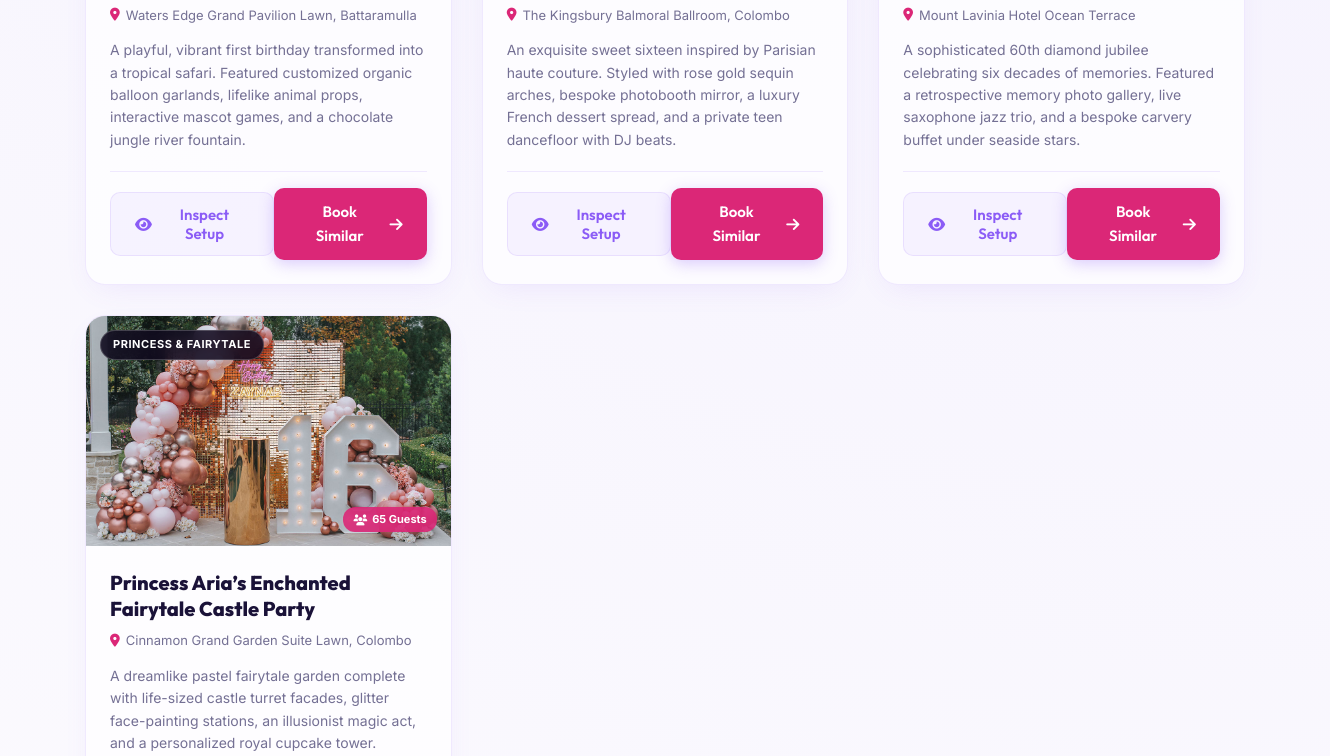
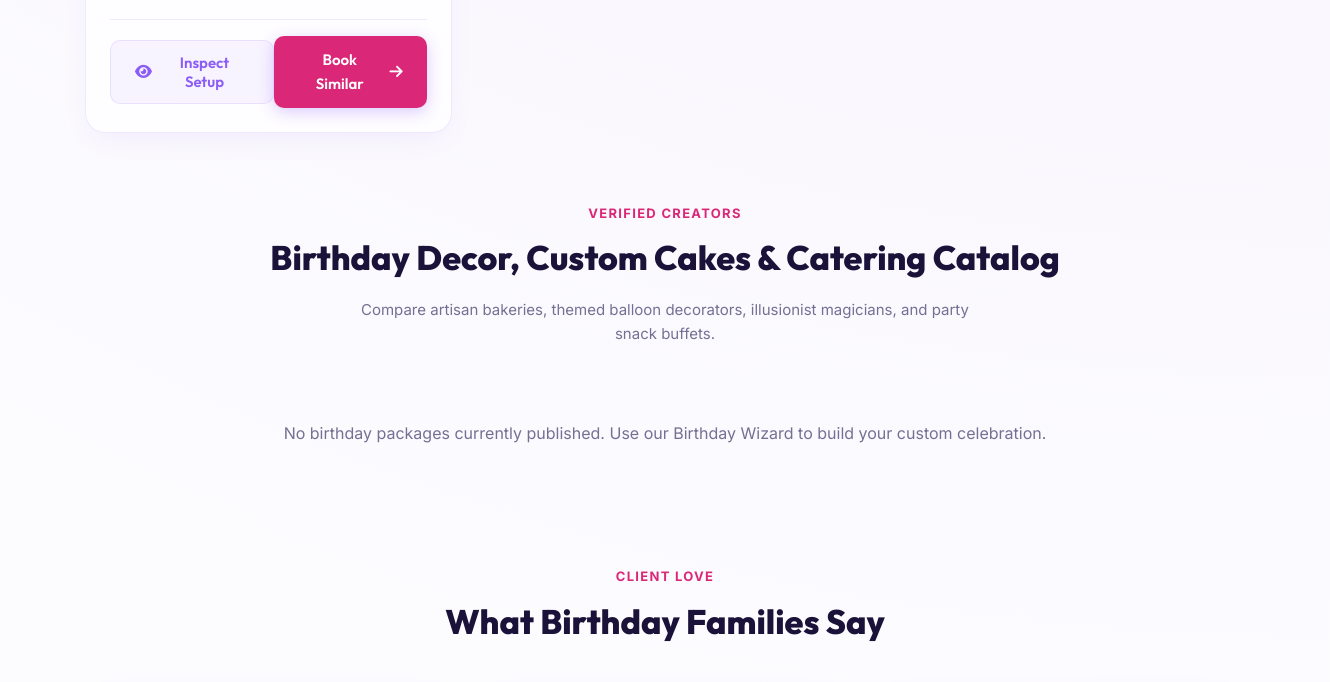
Before: /public/events/BirthdayList.php (middle part) with the older database file (2 pictures, top to bottom).
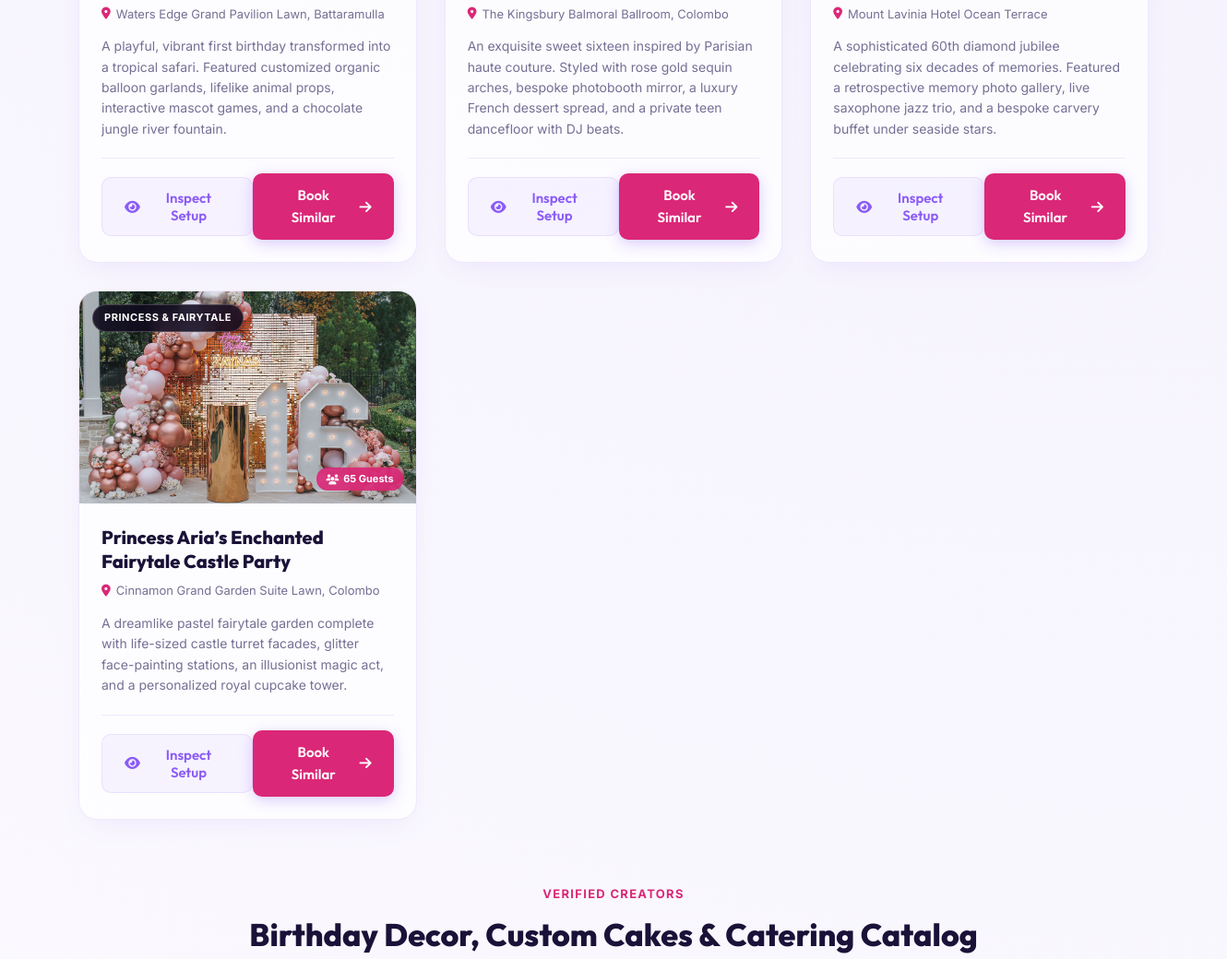
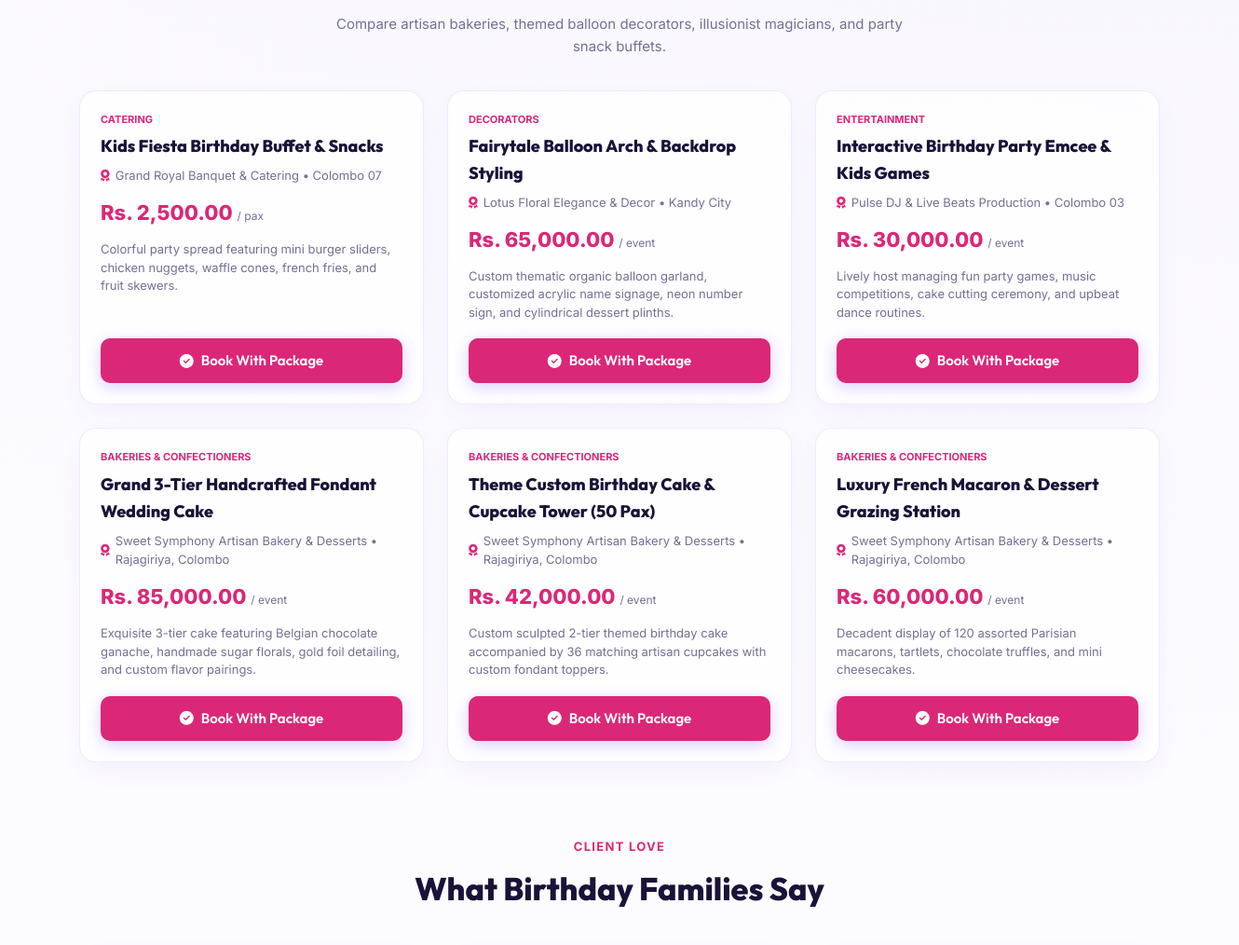
After: the same page with the newer database file (2 pictures, top to bottom).
### tables this page shows
CREATE TABLE IF NOT EXISTS `supplier_listings` (
  `listing_id` INT AUTO_INCREMENT PRIMARY KEY,
  `supplier_id` INT NOT NULL,
  `service_id` INT NOT NULL,
  `title` VARCHAR(255) NOT NULL,
  `description` TEXT,
  `price` DECIMAL(10, 2) NOT NULL DEFAULT 0.00,
  `price_type` ENUM('total_package', 'per_person', 'per_hour', 'per_day') NOT NULL DEFAULT 'total_package',
  `capacity` INT DEFAULT NULL,
  `image_url` VARCHAR(255) DEFAULT NULL,
  `status` ENUM('active', 'inactive') NOT NULL DEFAULT 'active',
  `created_at` TIMESTAMP DEFAULT CURRENT_TIMESTAMP,
  `updated_at` TIMESTAMP DEFAULT CURRENT_TIMESTAMP ON UPDATE CURRENT_TIMESTAMP,
  FOREIGN KEY (`supplier_id`) REFERENCES `suppliers`(`id`) ON DELETE CASCADE,
  FOREIGN KEY (`service_id`) REFERENCES `services`(`service_id`) ON DELETE CASCADE
);

CREATE TABLE IF NOT EXISTS `services` (
  `service_id`       INT AUTO_INCREMENT PRIMARY KEY,
  `event_type_id`    INT NOT NULL,
  `service_name`     VARCHAR(150) NOT NULL,
  `description`      TEXT NOT NULL,
  `priority_rank`    INT NOT NULL DEFAULT 0,
  `is_required`      TINYINT(1) NOT NULL DEFAULT 0,
  `typical_capacity` INT DEFAULT NULL,
  `notes`            TEXT,
  `created_at`       TIMESTAMP DEFAULT CURRENT_TIMESTAMP,
  `updated_at`       TIMESTAMP DEFAULT CURRENT_TIMESTAMP ON UPDATE CURRENT_TIMESTAMP,

   
  CONSTRAINT `fk_services_event_type`
    FOREIGN KEY (`event_type_id`) REFERENCES `event_types`(`event_type_id`)
    ON DELETE CASCADE
    ON UPDATE CASCADE,

  CONSTRAINT `chk_priority_rank`  CHECK (`priority_rank` >= 0),
  CONSTRAINT `chk_typical_capacity` CHECK (`typical_capacity` IS NULL OR `typical_capacity` > 0)
);

CREATE TABLE IF NOT EXISTS `suppliers` (
  `id` INT AUTO_INCREMENT PRIMARY KEY,
  `user_id` INT NOT NULL UNIQUE,
  `business_name` VARCHAR(255) NOT NULL,
  `category` VARCHAR(100) NOT NULL,
  `description` TEXT,
  `contact_phone` VARCHAR(20),
  `location` VARCHAR(255),
  `logo_url` VARCHAR(255),
  `created_at` TIMESTAMP DEFAULT CURRENT_TIMESTAMP,
  FOREIGN KEY (`user_id`) REFERENCES `users`(`id`) ON DELETE CASCADE
);

### public/events/BirthdayList.php (the view, shortened to what this page needs)
<?php
include_once __DIR__ . '/../../config/database.php';
include __DIR__ . '/../../includes/navbar.php';
$birthday_packages = [];
if (isset($conn) && !$conn->connect_error) {
    $pkg_query = "SELECT sl.*, sup.business_name, sup.category, sup.contact_phone, sup.location, s.service_name
                  FROM supplier_listings sl
                  JOIN suppliers sup ON sl.supplier_id = sup.id
                  JOIN services s ON sl.service_id = s.service_id
                  WHERE s.event_type_id = 3 AND sl.status = 'active'
                  ORDER BY sl.listing_id ASC";
    $pkg_res = $conn->query($pkg_query);
    if ($pkg_res) {
        while ($row = $pkg_res->fetch_assoc()) {
            $birthday_packages[] = $row;
        }
    }
}
?>
<!DOCTYPE html>
<html lang="en">
<head>
</head>
<body>
    <div class="orb orb-2"></div>
    <div class="orb orb-3"></div>
    <div class="bdy-page">
        <section id="showcase">
            <div class="showcase-grid">
                <?php foreach ($previous_birthdays as $b): ?>
                    <div class="showcase-card" data-category="<?= htmlspecialchars($b['category']) ?>">
                        <div class="showcase-img-wrap">
                            <img src="<?= htmlspecialchars($b['image']) ?>" alt="<?= htmlspecialchars($b['title']) ?>" loading="lazy">
                            <span class="showcase-badge"><?= htmlspecialchars($b['category_lbl']) ?></span>
                            <span class="showcase-guests-pill"><i class="fas fa-users"></i> <?= $b['guests'] ?> Guests</span>
                        </div>
                        <div class="showcase-body">
                            <h3 class="showcase-title"><?= htmlspecialchars($b['title']) ?></h3>
                            <div class="showcase-venue">
                                <i class="fas fa-map-marker-alt" style="color:#db2777;"></i>
                                <?= htmlspecialchars($b['venue']) ?>
                            </div>
                            <p class="showcase-summary"><?= htmlspecialchars($b['summary']) ?></p>
                            <div class="showcase-footer">
                                <button type="button" class="btn btn-secondary btn-sm"
                                        onclick="openBirthdayDossier(<?= htmlspecialchars(json_encode($b)) ?>)">
                                    <i class="fas fa-eye"></i> Inspect Setup
                                </button>
                                <a href="BirthdayBooking.php?theme=<?= urlencode($b['category']) ?>&guests=<?= $b['guests'] ?>" class="btn btn-primary btn-sm" style="background:#db2777; border-color:#db2777;">
                                    Book Similar <i class="fas fa-arrow-right"></i>
                                </a>
                            </div>
                        </div>
                    </div>
                <?php endforeach; ?>
            </div>
        </section>
        <section id="catalog">
            <div class="section-header-box">
                <span class="section-tag">Verified Creators</span>
                <h2>Birthday Decor, Custom Cakes & Catering Catalog</h2>
                <p>Compare artisan bakeries, themed balloon decorators, illusionist magicians, and party snack buffets.</p>
            </div>
            <div class="packages-grid">
                <?php if (empty($birthday_packages)): ?>
                    <div style="grid-column:1/-1; text-align:center; padding:40px; color:var(--text-muted);">
                        No birthday packages currently published. Use our Birthday Wizard to build your custom celebration.
                    </div>
                <?php else: ?>
                    <?php foreach ($birthday_packages as $pkg): ?>
                        <div class="package-card">
                            <span class="pkg-tag"><?= htmlspecialchars($pkg['service_name']) ?></span>
                            <h3 class="pkg-title"><?= htmlspecialchars($pkg['title']) ?></h3>
                            <div class="pkg-supplier">
                                <i class="fas fa-award" style="color:#db2777;"></i>
                                <?= htmlspecialchars($pkg['business_name']) ?>
                                <?php if (!empty($pkg['location'])): ?>
                                    &bull; <?= htmlspecialchars($pkg['location']) ?>
                                <?php endif; ?>
                            </div>
                            <div class="pkg-price">
                                Rs. <?= number_format($pkg['price'], 2) ?>
                                <span style="font-size:12px; color:var(--text-muted); font-weight:normal;">
                                    / <?= $pkg['price_type'] === 'per_person' ? 'pax' : 'event' ?>
                                </span>
                            </div>
                            <p class="pkg-desc"><?= htmlspecialchars($pkg['description']) ?></p>
                            <a href="BirthdayBooking.php?package_id=<?= $pkg['listing_id'] ?>" class="btn btn-primary btn-sm" style="width:100%; text-align:center; background:#db2777; border-color:#db2777;">
                                <i class="fas fa-check-circle"></i> Book With Package
                            </a>
                        </div>
                    <?php endforeach; ?>
                <?php endif; ?>
            </div>
        </section>
        <section style="margin-top:80px;">
            <div class="section-header-box">
                <span class="section-tag">Client Love</span>
                <h2>What Birthday Families Say</h2>
            </div>
        </section>
    </div>
</body>
</html>

### includes/navbar.php (shortened to what this page needs)
<?php
$current_uri = $_SERVER['SCRIPT_NAME'];
$path_prefix = '';
if (strpos($current_uri, '/admin/') !== false || strpos($current_uri, '/events/') !== false || strpos($current_uri, '/supplier/') !== false) {
    $path_prefix = '../';
}
?>
<!DOCTYPE html>
<html lang="en">
<head>
    <link rel="stylesheet" href="<?php echo $path_prefix; ?>assets/css/global.css">
    <link rel="stylesheet" href="https://cdnjs.cloudflare.com/ajax/libs/font-awesome/6.4.0/css/all.min.css">
</head>
<body>
</body>
</html>

### public/assets/css/global.css (style rules this page uses)
:root { --bg-main: radial-gradient(circle at top right, #f1edfd, #fcfbfe 70%); --bg-darker: #f5f3fb; --card-bg: rgba(255, 255, 255, 0.7); --card-border: rgba(139, 92, 246, 0.12); --card-glow: rgba(139, 92, 246, 0.08); --primary: #8b5cf6; --primary-hover: #7c3aed; --secondary: #6366f1; --secondary-hover: #4f46e5; --text-main: #3b3759; --text-muted: #747094; --text-white: #ffffff; --text-heading: #1a1238; --success: #059669; --error: #dc2626; --warning: #d97706; --font-heading: 'Outfit', sans-serif; --font-body: 'Inter', sans-serif; --transition-smooth: all 0.3s cubic-bezier(0.4, 0, 0.2, 1); --shadow-premium: 0 10px 30px -10px rgba(139, 92, 246, 0.12); }
* { margin: 0; padding: 0; box-sizing: border-box; }
html, body { background: var(--bg-main); background-color: var(--bg-darker); color: var(--text-main); font-family: var(--font-body); min-height: 100vh; overflow-x: hidden; line-height: 1.6; }
h1, h2, h3, h4, h5, h6 { font-family: var(--font-heading); color: var(--text-heading); font-weight: 600; }
a { color: var(--primary); text-decoration: none; transition: var(--transition-smooth); }
.btn { display: inline-flex; align-items: center; justify-content: center; padding: 12px 24px; font-family: var(--font-heading); font-size: 15px; font-weight: 600; border-radius: 10px; border: none; cursor: pointer; transition: var(--transition-smooth); gap: 8px; text-align: center; }
.btn-primary { background: linear-gradient(135deg, var(--primary), var(--secondary)); color: var(--text-white); box-shadow: 0 4px 15px rgba(139, 92, 246, 0.3); }
.btn-secondary { background: rgba(139, 92, 246, 0.06); color: var(--primary); border: 1px solid var(--card-border); }

### includes/navbar.php (style rules this page uses)
body { padding-top: 110px; }

Changed rows visible on the page:
added supplier_listings: service.service_name "CATERING", title "Kids Fiesta Birthday Buffet & Snacks", supplier.business_name "Grand Royal Banquet & Catering", supplier.location "Colombo 07", price "2,500.00", price_type "pax", description "Colorful party spread featuring mini burger sliders, chicken nuggets, waffle cones, french fries, and fruit skewers."
added supplier_listings: service.service_name "DECORATORS", title "Fairytale Balloon Arch & Backdrop Styling", supplier.business_name "Lotus Floral Elegance & Decor", supplier.location "Kandy City", price "65,000.00", price_type "event", description "Custom thematic organic balloon garland, customized acrylic name signage, neon number sign, and cylindrical dessert plinths."
added supplier_listings: service.service_name "ENTERTAINMENT", title "Interactive Birthday Party Emcee & Kids Games", supplier.business_name "Pulse DJ & Live Beats Production", supplier.location "Colombo 03", price "30,000.00", price_type "event", description "Lively host managing fun party games, music competitions, cake cutting ceremony, and upbeat dance routines."
added supplier_listings: service.service_name "BAKERIES & CONFECTIONERS", title "Grand 3-Tier Handcrafted Fondant Wedding Cake", supplier.business_name "Sweet Symphony Artisan Bakery & Desserts", supplier.location "Rajagiriya, Colombo", price "85,000.00", price_type "event", description "Exquisite 3-tier cake featuring Belgian chocolate ganache, handmade sugar florals, gold foil detailing, and custom flavor pairings."
added supplier_listings: service.service_name "BAKERIES & CONFECTIONERS", title "Theme Custom Birthday Cake & Cupcake Tower (50 Pax)", supplier.business_name "Sweet Symphony Artisan Bakery & Desserts", supplier.location "Rajagiriya, Colombo", price "42,000.00", price_type "event", description "Custom sculpted 2-tier themed birthday cake accompanied by 36 matching artisan cupcakes with custom fondant toppers."
added supplier_listings: service.service_name "BAKERIES & CONFECTIONERS", title "Luxury French Macaron & Dessert Grazing Station", supplier.business_name "Sweet Symphony Artisan Bakery & Desserts", supplier.location "Rajagiriya, Colombo", price "60,000.00", price_type "event", description "Decadent display of 120 assorted Parisian macarons, tartlets, chocolate truffles, and mini cheesecakes."
Other visible differences:
text no longer shown: "No birthday packages currently published. Use our Birthday Wizard to build your custom celebration."
